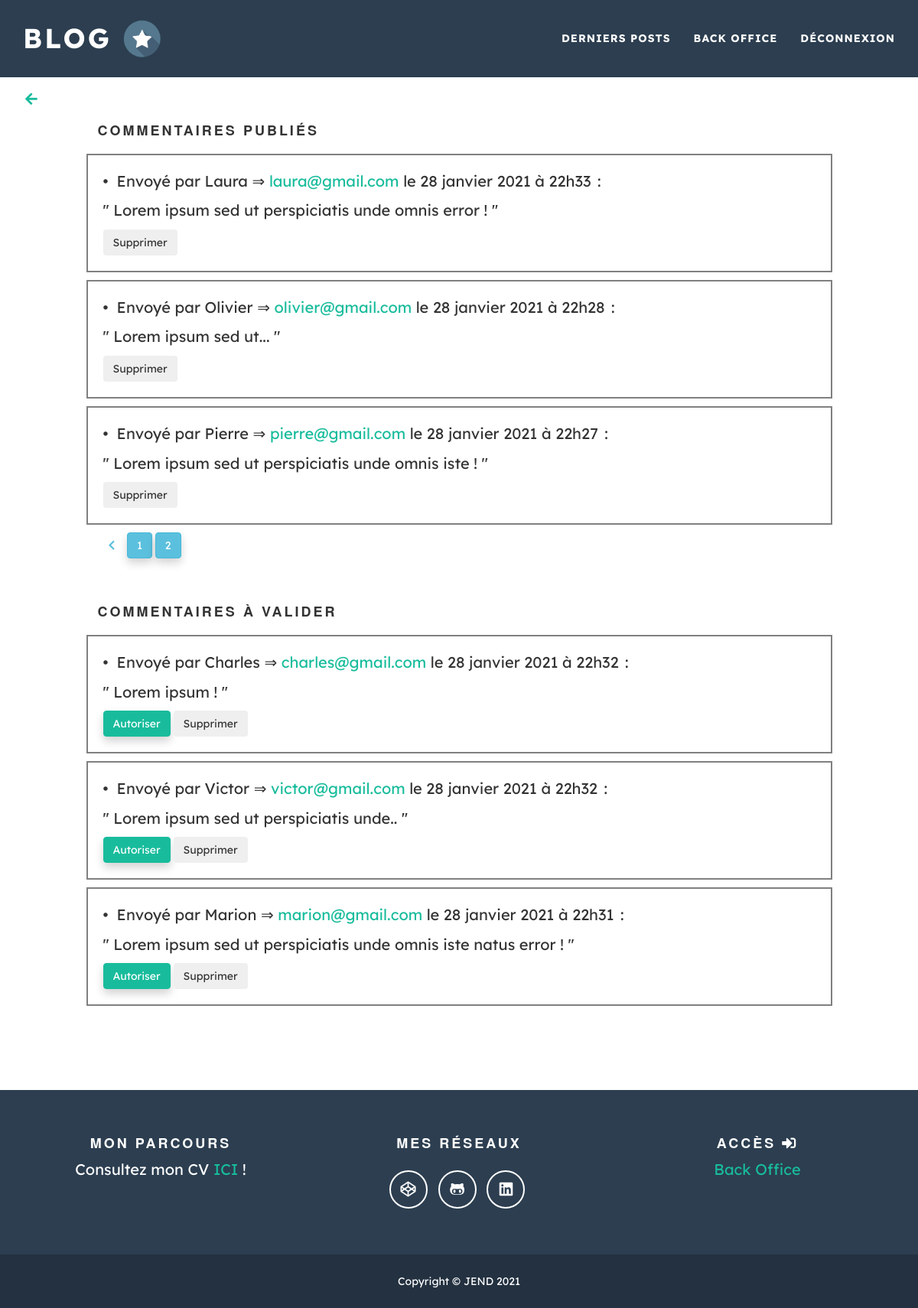
The app's page /comments (signed in) with its own data.
### tables this page shows
CREATE TABLE `cv_comments` (
  `id` int(11) NOT NULL,
  `chapter_id` int(11) NOT NULL,
  `pseudo` varchar(100) NOT NULL,
  `comment` text NOT NULL,
  `alarm` int(11) NOT NULL,
  `date` datetime NOT NULL,
  `email` varchar(100) NOT NULL
);

### controllers/controllerComments.php (called while the page is built, shortened)
<?php
class ControllerComments
{
    private $back_comment;
    public function __construct()
    {
        $this->back_comment = new RepositoryComment();
    }
    public function __invoke()
    {
        $count_comments = $this->back_comment->checkedComments();
        $alarmComments = $this->back_comment->selectAlarmComments();
        if(isset($_GET['page']) && !empty($_GET['page'])){
            $limit = (int) strip_tags($_GET['page']);
            $new_limit = $limit * 3;
            $alarmComments2 = $this->back_comment->selectAlarmCommentsDesc($new_limit);
        }else{
            $limit = 0;
            $alarmComments2 = $this->back_comment->selectAlarmCommentsDesc($limit);
        }
        require_once('views/viewComments.php');
    }
}

### repository/Database.php (called while the page is built)
<?php
class Database
{
    protected function connectDB()
    {
    	$db = new PDO('mysql:host=localhost;dbname=blogphp1;charset=utf8', 'root', '');
    	$db->setAttribute(PDO::ATTR_ERRMODE, PDO::ERRMODE_EXCEPTION);
        $db->setAttribute(PDO::FETCH_ASSOC, false);
    	return $db;
    }
}

### repository/RepositoryComment.php (called while the page is built, shortened)
<?php
class RepositoryComment extends Database
{
    public function selectAlarmComments()
    {
        $alarmComments = [];
        $req = $this->connectDB()->prepare(
            'SELECT *,
            date AS commentDate
            FROM cv_comments
            WHERE alarm < 1
            ORDER BY id
            DESC'
        );
        $req->execute();
        while($data = $req->fetch())
        {
            $alarmComments[] = new Comment($data);
        }
        return $alarmComments;
    }
    function selectAlarmCommentsDesc($limit){
        $alarmComments2 = [];
        $req = $this->connectDB()->prepare(
            'SELECT *,
            date AS commentDate
            FROM cv_comments
            WHERE alarm > 0
            ORDER BY id
            DESC
            LIMIT :limit, 3'
        );
        $req->bindParam(':limit', $limit, PDO::PARAM_INT);
        $req->execute();
        while($data = $req->fetch())
        {
            $alarmComments2[] = new Comment($data);
        }
        return $alarmComments2;
    }
    public function checkedComments()
    {
        $req = $this->connectDB()->prepare('SELECT COUNT(*) AS nb_comments FROM cv_comments WHERE alarm > 0');
        $req->execute();
        $result = $req->fetch();
        $nbComments = (int) $result['nb_comments'];
        return $nbComments;
    }
}

### models/Common.php (called while the page is built, shortened)
<?php
class Common
{
    public function hydrate(array $data)
    {
        foreach($data as $key => $value)
        {
            $method = 'set'.ucfirst($key);
        }
    }
}

### models/Comment.php (called while the page is built, shortened)
<?php
class Comment extends Common
{
    private $_email;
    private $_pseudo;
    private $_comment;
    private $_commentDate;
    public function getEmail()
    {
        return $this->_email;
    }
    public function getPseudo()
    {
        return $this->_pseudo;
    }
    public function getComment()
    {
        return $this->_comment;
    }
    public function getCommentDate()
    {
        return $this->_commentDate;
    }
    public function setId($id)
    {
        $id = (int) $id;
    }
    public function setEmail($email)
    {
        if(is_string($email))
            $this->_email = $email;
    }
    public function setPseudo($pseudo)
    {
        if(is_string($pseudo))
            $this->_pseudo = $pseudo;
    }
    public function setComment($comment)
    {
        if(is_string($comment))
            $this->_comment = $comment;
    }
    public function setAlarm($alarm)
    {
        $alarm = (int) $alarm;
    }
    public function setCommentDate($commentDate)
    {
        $this->_commentDate = $commentDate;
    }
}

### content/dates.php (called while the page is built)
<?php
    $month_1 = array('.01','.02','.03','.04','.05','.06','.07','.08','.09','.10','.11','.12',':');
    $month_2 = array('janvier','février','mars','avril','mai','juin','juillet','août','septembre','octobre','novembre','décembre','h');

### views/viewComments.php (the view, shortened to what this page needs)
<?php require_once('views/header.php'); ?>
<?php require_once('content/dates.php'); ?>
<div class="medium-spacer"></div>
<div class="medium-spacer"></div>
<div class="medium-spacer"></div>
<a href="backoff" class="btn return-back"><i class="fas fa-arrow-left"></i></a>
<div class="container">
    <div class="row">
        <div class="col-xs-10 col-xs-offset-1 col-md-10 margin">
        </div>
        <div class="col-xs-10 col-xs-offset-1 col-md-10 margin">
            <h4 class="centered-text comment-dashboard-title-2">Commentaires publiés</h4>
        </div>
        <?php foreach($alarmComments2 as $alarmComment2): ?>
            <div class="col-xs-10 col-xs-offset-1 col-md-10 comment-dashboard">
                <p>•&nbsp;&nbsp;Envoyé par <?= ucfirst($alarmComment2->getPseudo()) ?> &rArr; <a href="https://www.google.com/intl/fr/gmail/about/" target="_blank"><?= $alarmComment2->getEmail() ?></a> le
                <?php
                $sql_Date_2 = $alarmComment2->getCommentDate();
                $new_Date_Format_2 = date("d .m Y à H:i", strtotime($sql_Date_2));
                echo str_replace($month_1,$month_2,$new_Date_Format_2);
                ?>
                &#8239;: </p>
                <p>''&nbsp;<?= $alarmComment2->getComment() ?>&nbsp;''</p>
                <form action="comments" method="post">
                    <input type="submit" name="delete" class="btn" value="Supprimer" onclick="return(confirm('Validez-vous ce choix ?'));" />
                </form>
            </div>
        <?php endforeach; ?>
        <div class="col-xs-10 col-xs-offset-1 col-md-10">
            <?php if($count_comments > 2): ?>
                <i class="fas fa-chevron-left special-chevron"></i>
            <?php endif; ?>
            <?php
            $numberBtn = floor($count_comments / 3);
            foreach(range(0, $numberBtn) as $item): ?>
                <a class="btn btn-info special_btn_nbr_<?= $item ?>" href="./comments?page=<?= $item ?>"><?= $item ?></a>
            <?php endforeach; ?>
        </div>
        <div class="col-xs-10 col-xs-offset-1 col-md-10 margin">
            <h4 class="centered-text comment-dashboard-title">Commentaires à valider</h4>
        </div>
        <?php foreach($alarmComments as $alarmComment): ?>
            <div class="col-xs-10 col-xs-offset-1 col-md-10 margin comment-dashboard">
                <p>•&nbsp;&nbsp;Envoyé par <?= ucfirst($alarmComment->getPseudo()) ?> &rArr; <a href="https://www.google.com/intl/fr/gmail/about/" target="_blank"><?= $alarmComment->getEmail() ?></a> le
                <?php
                $sql_Date_1 = $alarmComment->getCommentDate();
                $new_Date_Format_1 = date("d .m Y à H:i", strtotime($sql_Date_1));
                echo str_replace($month_1,$month_2,$new_Date_Format_1);
                ?>
                &#8239;: </p>
                <p>''&nbsp;<?= $alarmComment->getComment() ?>&nbsp;''</p>
                <form action="comments" method="post">
                    <input type="submit" name="show" class="btn btn-success" value="Autoriser" onclick="return(confirm('Validez-vous ce choix ?'));" />
                    <input type="submit" name="delete" class="btn" value="Supprimer" onclick="return(confirm('Validez-vous ce choix ?'));" />
                </form>
            </div>
        <?php endforeach; ?>
    </div>
</div>
<?php require_once('views/footer.php'); ?>

### index.php (shortened to what this page needs)
<?php
spl_autoload_register(function($modelClass) {
    $dirs = array(
        'models/',
        'repository/',
    );
    foreach( $dirs as $dir ) {
        if (file_exists($dir.$modelClass.'.php')) {
            return;
        }
    }
});
try
{
    if(isset($_GET['action']))
    {
        $instance = new $class();
        $instance();
    }
    else {
        require_once('controllers/controllerHome.php');
        $controllerHome = new ControllerHome();
        $controllerHome();
    }
}
catch(Exception $e)
{
    $errorMsg = $e->getMessage();
    require_once('views/viewError.php');
}

### views/header.php (shortened to what this page needs)
<!DOCTYPE html>
<html lang="fr">
<head>
    <link href="content/theme/bootstrap/css/bootstrap.min.css" rel="stylesheet">
    <link href="content/theme/css/freelancer.min.css" rel="stylesheet">
    <link href="vendor/components/font-awesome/css/all.css" rel="stylesheet" type="text/css">
    <link rel="stylesheet" href="content/style.css" />
</head>
<body>
    <nav id="mainNav" class="navbar navbar-default navbar-fixed-top navbar-custom">
        <div class="container">
            <div class="navbar-header page-scroll">
                <a class="navbar-brand special-logo" href="<?= URL ?>">BLOG</a>
                <img class="logo-img" src="content/theme/img/starIconBlue.png" alt="BLOG" title="BLOG">
            </div>
            <div class="collapse navbar-collapse" id="bs-example-navbar-collapse-1">
                <ul class="nav navbar-nav navbar-right">
                    <li><a href="<?= URL.'posts' ?>">Derniers Posts</a></li>
                    <?php if (empty($_SESSION["premium"])) { ?>
                    <li><a href="<?= URL.'register' ?>">Inscription</a></li>
                    <li><a href="<?= URL.'access' ?>">Connexion</a></li>
                    <?php
                    } else {
                    ?>
                    <li><a href="<?= URL.'backoff' ?>">Back Office</a></li>
                    <li><a href="<?= URL.'logout' ?>">Déconnexion</a></li>
                    <?php } ?>
                </ul>
            </div>
        </div>
    </nav>

### views/footer.php (shortened to what this page needs)
<section>
<footer class="text-center special-footer">
    <div class="footer-above">
        <div class="container">
            <div class="row">
                <div class="footer-col col-md-4">
                    <h4>MON PARCOURS</h4>
                    <p>Consultez mon CV <a href="<?= URL ?>content/theme/img/CVJEND2021.pdf" target="_blank">ICI</a> !</p>
                </div>
                <div class="footer-col col-md-4">
                <h4>Mes Réseaux</h4>
                    <ul class="list-inline">
                        <li>
                            <a href="https://codepen.io/jend-codes" class="btn-social btn-outline" target="_blank"><i class="fab fa-codepen"></i></a>
                        </li>
                        <li>
                            <a href="https://github.com/JEND-CODES" class="btn-social btn-outline" target="_blank"><i class="fab fa-github-alt"></i></a>
                        </li>
                        <li>
                            <a href="https://www.linkedin.com/in/jean-eudes-nouaille-degorce/" class="btn-social btn-outline" target="_blank"><i class="fab fa-linkedin"></i></a>
                        </li>
                    </ul>
                </div>
                <div class="footer-col col-md-4">
                <h4>Accès <i class="fas fa-sign-in-alt"></i></h4>
                    <p><a href="<?= URL.'access' ?>">Back Office</a></p>
                </div>
                <div class="medium-spacer"></div>
                <div class="medium-spacer"></div>
            </div>
        </div>
    </div>
    <div class="footer-below">
        <div class="container">
            <div class="row">
                <div class="col-lg-12">
                    Copyright &copy; JEND 2021
                </div>
            </div>
        </div>
    </div>
</footer>
</section>
</body>
</html>

### content/style.css (style rules this page uses)
abbr, address, area, article, aside, audio, b, base, bdi, bdo, blockquote, body, br, button, canvas, caption, cite, code, col, colgroup, data, datalist, dd, del, details, dfn, dialog, div, dl, dt, em, embed, fieldset, figcaption, figure, footer, form, head, header, hgroup, hr, html, iframe, img, input, ins, kbd, label, legend, li, link, main, map, mark, menu, meta, meter, nav, noscript, object, ol, optgroup, option, output, p, param, picture, pre, progress, q, rp, rt, ruby, s, samp, script, section, select, slot, small, source, span, strong, style, sub, summary, sup, table, tbody, td, template, textarea, tfoot, th, thead, time, title, tr, track, u, ul, var, video, wbr { font-family: 'Lexend Deca', sans-serif !important; }
h1, h2, h3, h4, h5, h6 { letter-spacing: 3px !important; }
a { font-family: 'Lexend Deca', sans-serif !important; text-decoration: none !important; }
.medium-spacer { height: 50px; }
.special-logo { font-size: 36px !important; letter-spacing: 3px !important; }
.logo-img { width: 50px !important; }
.special-footer { margin-bottom: -100px !important; }
.navbar-custom .navbar-nav { text-align: center !important; }
.btn-success { box-shadow: 0 6px 12px rgba(0, 0, 0, .175) !important; font-weight: normal !important; }
.btn-info { box-shadow: 0 6px 12px rgba(0, 0, 0, .175) !important; font-weight: normal !important; }
.return-back { position: absolute !important; top: 110px !important; left: 20px !important; font-size: 18px !important; }
.comment-dashboard { border: 2px solid grey !important; margin-bottom: 10px !important; padding: 20px !important; }
.comment-dashboard-title { margin-bottom: 20px !important; margin-top: 60px !important; }
.comment-dashboard-title-2 { margin-bottom: 20px !important; }
.special-chevron { position:absolute !important; color:#5bc0de !important; pointer-events: none !important; margin-left:14px !important; margin-top:10px !important; }

### records on screen
cv_comments: pseudo "Laura", email "laura@gmail.com", date "28 janvier 2021 à 22h33", comment "Lorem ipsum sed ut perspiciatis unde omnis error !"
cv_comments: pseudo "Olivier", email "olivier@gmail.com", date "28 janvier 2021 à 22h28", comment "Lorem ipsum sed ut..."
cv_comments: pseudo "Pierre", email "pierre@gmail.com", date "28 janvier 2021 à 22h27", comment "Lorem ipsum sed ut perspiciatis unde omnis iste !"
cv_comments: pseudo "Charles", email "charles@gmail.com", date "28 janvier 2021 à 22h32", comment "Lorem ipsum !"
cv_comments: pseudo "Victor", email "victor@gmail.com", date "28 janvier 2021 à 22h32", comment "Lorem ipsum sed ut perspiciatis unde.."
cv_comments: pseudo "Marion", email "marion@gmail.com", date "28 janvier 2021 à 22h31", comment "Lorem ipsum sed ut perspiciatis unde omnis iste natus error !"

### other values on screen
$item "1"
$item "2"
